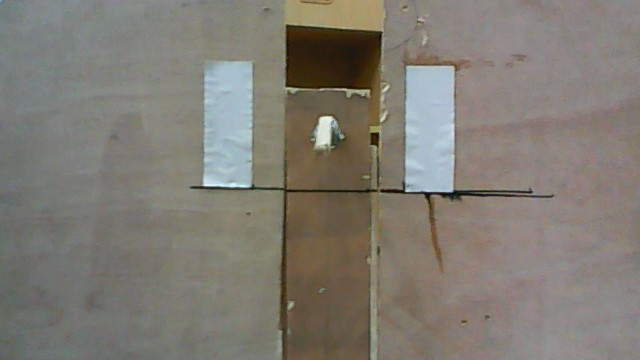
//> input picture ComputerVision/ComputerVision/1.jpg, 640 x 360 px, given in place of the camera
$ ./ReadCamera   (built with g++ and OpenCV 4)
//> lines starting //> are read from the running program, lines starting //| are printed output that depends on the picture; after the words box and inside, x2 and y2 are one past the last pixel; in counts of white or black regions, pixels touching at a corner belong together
#include "opencv2/highgui/highgui.hpp"

#include "opencv2/imgproc/imgproc.hpp"

#include <iostream>

#include <stdio.h>

#include <stdlib.h>


using namespace cv;

using namespace std;


//反光条大小

int AreaMin = 800;

int CamBuff = 6;


//反光条长宽比

int RefleMaxRatio = 4.0;

int RefleMinRatio = 2.0;


//反光条间距-宽度比

int RefleInterRatio = 2.0;

const int Max_RefleInterRatio = 5.0;


Mat src; Mat src_gray;

int thresh = 150;

int max_thresh = 255;

RNG rng(12345);


/// 函数声明

void thresh_callback(int, void*);

double similar(int a, int b) {

	return abs(double(a) - double(b)) / (double(a) + double(b));

}


/** @主函数 */

int main(int argc, char** argv)
{
	char* source_window = "Source";

	namedWindow(source_window, CV_WINDOW_AUTOSIZE);

	///开启摄像头
	VideoCapture cap(0); // open the video camera no. 0

   	if (!cap.isOpened()){

        	return -1;

    }

	while(1)
	{
		for(int i=0; i<CamBuff; i++)
		{
			cap.read(src);
		}
//> this loop made 6 passes
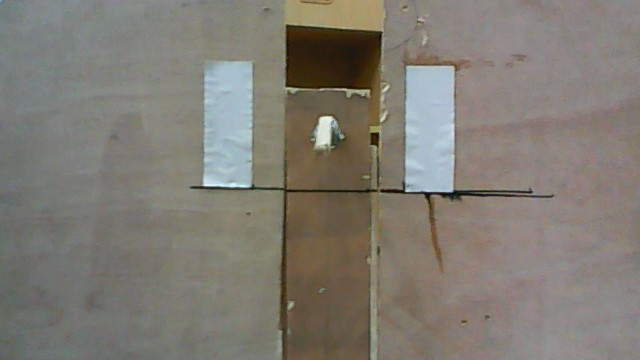
//> input picture ComputerVision/ComputerVision/1.jpg, 640 x 360 px, given in place of the camera
//> src is the input picture: 360 rows x 640 cols, CV_8UC3; mean B, G, R 115.3, 123.5, 128.1

		resize(src, src, Size(), 0.5, 0.5);
//> src: 180 rows x 320 cols, CV_8UC3


		/// 转化成灰度图像并进行平滑

		cvtColor(src, src_gray, CV_BGR2GRAY);
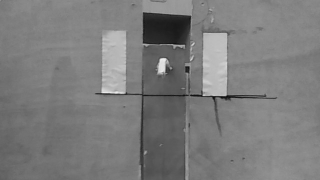
//> src_gray: 180 rows x 320 cols, CV_8UC1; min 14, max 237, mean 124.1

		//blur(src_gray, src_gray, Size(3, 3));

		///显示图像
		imshow(source_window, src);

		/// 转化成灰度图像并进行平滑

		cvtColor(src, src_gray, CV_BGR2GRAY);

		//blur(src_gray, src_gray, Size(3, 3));


		imshow(source_window, src);


		createTrackbar(" Threshold:", "Source", &thresh, max_thresh, thresh_callback);

		createTrackbar(" 反光条间距:", "Source", &RefleInterRatio, Max_RefleInterRatio, thresh_callback);

		thresh_callback(0, 0);

		waitKey(0);
	}

	return(0);

}


/** @thresh_callback 函数 */

void thresh_callback(int, void*)

{

	Mat threshold_output;


	vector<vector<Point> > contours;

	vector<Vec4i> hierarchy;

	/// 使用Threshold检测边缘

	threshold(src_gray, threshold_output, thresh, 255, THRESH_BINARY);
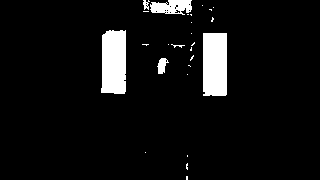
//> threshold_output: 180 rows x 320 cols, CV_8UC1; 6.5% white; 26 white regions (20 under 20 px)

	namedWindow("ThresholdView");

	imshow("ThresholdView", threshold_output);

	/// 找到轮廓

	findContours(threshold_output, contours, hierarchy, CV_RETR_TREE, CV_CHAIN_APPROX_SIMPLE, Point(0, 0));
//> contours = 43 contours, 38 with area under 20; largest, box (x1, y1, x2, y2) and area: (203, 33, 227, 96) 1418, (101, 30, 126, 94) 1410, (150, 0, 192, 15) 422, (157, 58, 169, 74) 96, (143, 0, 150, 10) 28


	/// 多边形逼近轮廓 + 获取矩形和圆形边界框

	vector<vector<Point> > contours_poly(contours.size());
//> contours_poly = 43 empty contours

	vector<Rect> boundRect(contours.size());

	vector<Point2f>center(contours.size());

	vector<float>radius(contours.size());

	vector<double>area(contours.size());

	vector<bool>RectFlag(contours.size());

	Scalar color = Scalar(rng.uniform(0, 255), rng.uniform(0, 255), rng.uniform(0, 255));

	double TmpArea;

	Mat drawing = Mat::zeros(threshold_output.size(), CV_8UC3);

	int i, j;

	double TmpRatio;

	for (i = 0; i < contours.size(); i++)

	{

		approxPolyDP(Mat(contours[i]), contours_poly[i], 10, true);

		//拟合赋值给contours_poly

		boundRect[i] = boundingRect(Mat(contours_poly[i]));

		//拟合矩形

		TmpRatio = (double(boundRect[i].height) / double(boundRect[i].width));

		TmpArea = (double(boundRect[i].height) * double(boundRect[i].width));

		if ((TmpRatio <= RefleMaxRatio) && (TmpRatio >= RefleMinRatio) && (TmpArea >= AreaMin)) {

			cout << TmpRatio << endl;

			RectFlag[i] = true;

			area[i] = TmpArea;

			rectangle(drawing, boundRect[i].tl(), boundRect[i].br(), color, 1, 8, 0);

		}

		else RectFlag[i] = false;


		//minEnclosingCircle(contours_poly[i], center[i], radius[i]);

		//拟合圆形

	}
//> this loop made 43 passes
//> (TmpRatio, TmpArea) on passes 7, 11, 15, 17, 26, 40: (2, 128), (0.143, 28), (2.62, 1512), (2.56, 1600), (0.143, 252), (1.67, 60)
//| 2.625
//| 2.56
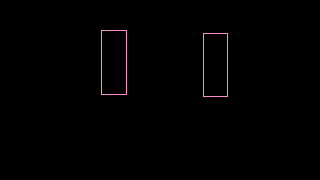
//> drawing: 180 rows x 320 cols, CV_8UC3; mean B, G, R 1.2, 0.9, 1.6


	//寻找荧光条

	double MatchScore = 2;

	double TmpScore;

	int area1, area2, h1, h2;

	int r1 = -1;

	int r2 = -1;


	for (i = 0; i < contours.size(); i++)

	{

		for (j = 0; j < contours.size(); j++)

		{

			if ((RectFlag[i] == true) && (RectFlag[j] == true) && (i<j)) {

				//TmpScore = abs((abs(boundRect[i].x - boundRect[j].x) / (boundRect[i].width + boundRect[j].width)) / RefleInterRatio - 1);

				area1 = area[i];

				area2 = area[j];

				h1 = boundRect[i].y;

				h2 = boundRect[j].y;

				TmpScore = similar(area1, area2);

				TmpScore = TmpScore*similar(h1, h2);

				cout << "Score:" << TmpScore << endl;

				if (TmpScore < MatchScore) {

					MatchScore = TmpScore;

					r1 = i;

					r2 = j;

				}

			}

		}

	}
//> this loop made 43 passes
//> (area1, area2, h1, h2, TmpScore, MatchScore) on passes 15 to 26: (1512, 1600, 33, 30, 0.00135, 0.00135), (1512, 1600, 33, 30, 0.00135, 0.00135), (1512, 1600, 33, 30, 0.00135, 0.00135), (1512, 1600, 33, 30, 0.00135, 0.00135), (1512, 1600, 33, 30, 0.00135, 0.00135), (1512, 1600, 33, 30, 0.00135, 0.00135), (1512, 1600, 33, 30, 0.00135, 0.00135), (1512, 1600, 33, 30, 0.00135, 0.00135), (1512, 1600, 33, 30, 0.00135, 0.00135), (1512, 1600, 33, 30, 0.00135, 0.00135), (1512, 1600, 33, 30, 0.00135, 0.00135), (1512, 1600, 33, 30, 0.00135, 0.00135)
//> after the loop, area1 = 1512; area2 = 1600; h1 = 33; h2 = 30; TmpScore = 0.00135; MatchScore = 0.00135; r1 = 14; r2 = 16

	namedWindow("Contours", CV_WINDOW_AUTOSIZE);

	if (r1 != -1 && r2 != -1) {

		area1 = boundRect[r1].width *boundRect[r1].height;

		area2 = boundRect[r2].width *boundRect[r2].height;


		/// 画多边形轮廓 + 包围的矩形框 + 圆形框

		color = Scalar(rng.uniform(0, 255), rng.uniform(0, 255), rng.uniform(0, 255));

		rectangle(drawing, boundRect[r1].tl(), boundRect[r1].br(), color, 3, 8, 0);

		rectangle(drawing, boundRect[r2].tl(), boundRect[r2].br(), color, 3, 8, 0);
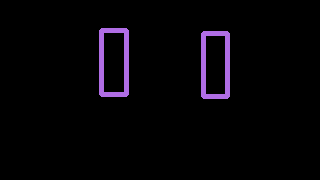
//> drawing: 180 rows x 320 cols, CV_8UC3; mean B, G, R 6.9, 3.3, 5.3

		}


		/// 显示在一个窗口

		imshow("Contours", drawing);

}
